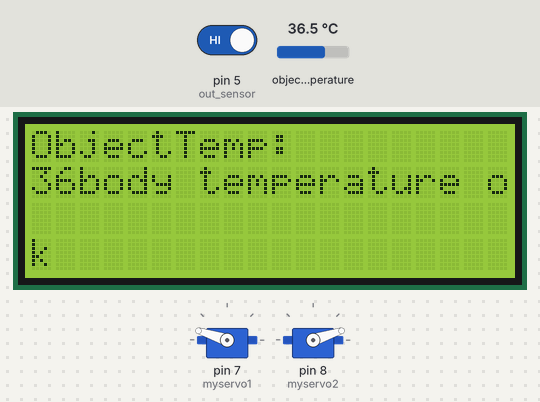
Bench run of a sketch on a simulated Arduino Uno, built with avr-gcc and run on an emulated ATmega328P. Parts: 2 × servo, 20×4 character LCD. The inputs (shaded band) are chosen by the test bench; at power-on: object temperature 36.5 °C, pin 5 (out_sensor) HIGH. What the sketch prints to the serial monitor is not drawn.

Above: at 1.2 s.
1.3 s: object temperature set to 34.3 °C
At 10.4 s:
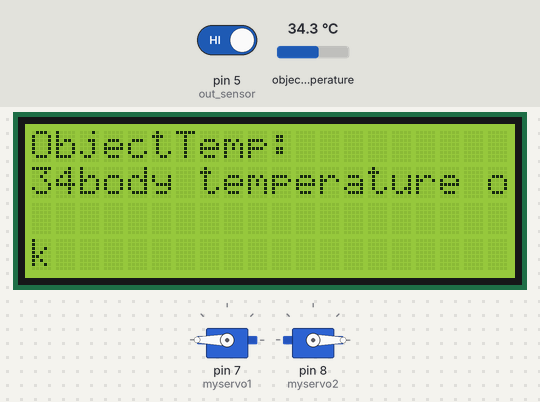
10.7 s: object temperature set to 33.7 °C
At 16.7 s:
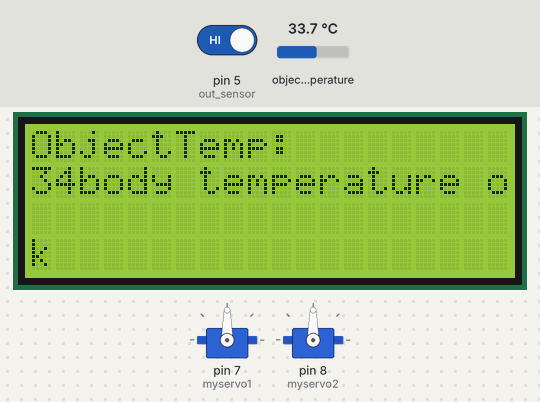
18.4 s: object temperature set to 32.7 °C
At 18.8 s:
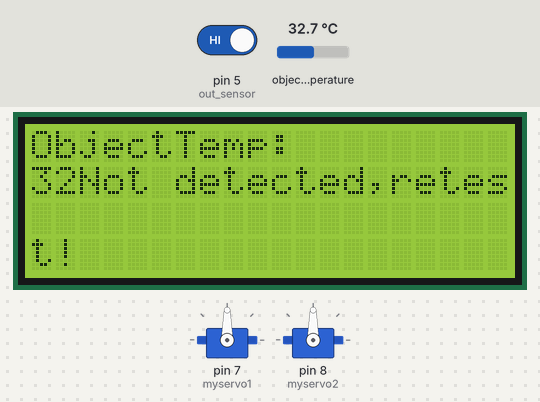
26.1 s: object temperature set to 39 °C
At 27.3 s:
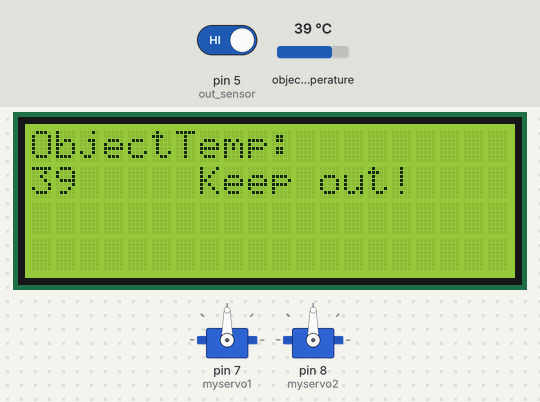
33.8 s: pin 5 (out_sensor) driven LOW
At 36.3 s:
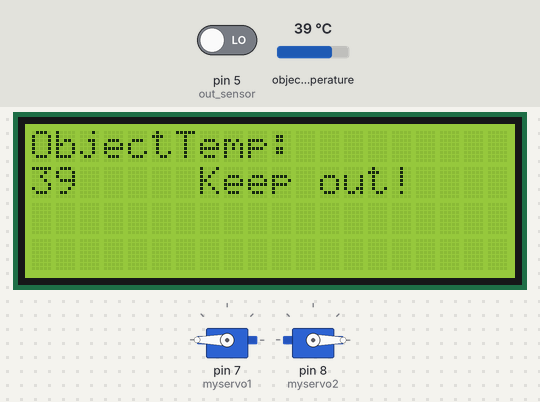
41.5 s: object temperature set to 38.4 °C
At 42.87 s:
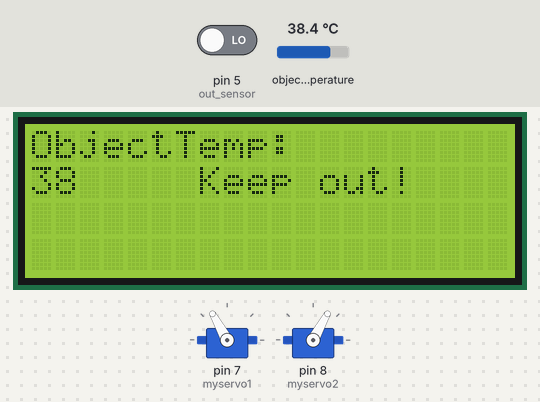
49.2 s: object temperature set to 37.7 °C
Timing chart, 0 to 60.8 s (numbered marks = the images above; inputs shaded):
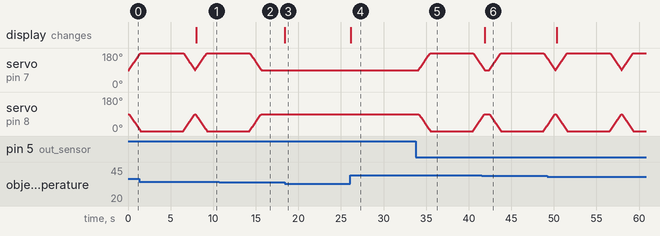

The sketch:

Code.ino
```cpp
#include <Adafruit_MLX90614.h>
#include <LiquidCrystal_I2C.h>
#include <Servo.h>
#include <Wire.h>

Adafruit_MLX90614 mlx = Adafruit_MLX90614();
LiquidCrystal_I2C lcd(0x27,20,4);

Servo myservo1;
Servo myservo2;

const int out_sensor=5;
int out_state;
int count; // Variable to store the number of people inside
int limit = 3; // The maximum occupancy


int pos1,pos2;

void setup() {
  pinMode(out_sensor, INPUT);
  Serial.begin(9600);
  myservo1.attach(7);
  myservo2.attach(8);
  myservo1.write(90);
  myservo2.write(90);
  mlx.begin();

  lcd.init();
  lcd.backlight();
}

void loop() {

          out_state=digitalRead(out_sensor);
          Serial.println(count);

          if(out_state==LOW){ // If anyone hovers over the IR sensor
            count--; // Value stored in count variable will be decreased by one as the person is exiting the building or vehicle


            for(pos1 = 90; pos1 <= 180; pos1 += 1)
          {
            myservo1.write(pos1);
            myservo2.write(180-pos1);
            delay(15);
          }
            delay(5000);

           for(pos1 = 180; pos1>=90; pos1 -=1)
           {
            myservo1.write(pos1);
            myservo2.write(180-pos1);
            delay(15);
           }


            if(count<0){
              count=0;
            }
          }


          lcd.setCursor(0,0);
          lcd.print("ObjectTemp:");


                    int temp_obj = mlx.readObjectTempC();
   Serial.print(temp_obj);
   Serial.print("\n");

          if(temp_obj < 33){
           lcd.setCursor(0,1);
           lcd.print(temp_obj);
           lcd.print("Not detected,retest!");

          }

          if(temp_obj > 33 && temp_obj <38){
           lcd.setCursor(0,1);
           lcd.print(temp_obj);
           lcd.print("body temperature ok ");


           if(count<limit)
    {
     count++; // Count will increase by one as a person is entering
      for(pos1 = 90; pos1 <= 180; pos1 += 1)
          {
            myservo1.write(pos1);
            myservo2.write(180-pos1);
            delay(15);
          }
            delay(5000);

           for(pos1 = 180; pos1>=90; pos1 -=1)
           {
            myservo1.write(pos1);
            myservo2.write(180-pos1);
            delay(15);
           }

    }

          }

          if(temp_obj>37){
            lcd.setCursor(0,1);
            lcd.print(temp_obj);
            lcd.print("     Keep out!       ");
            delay(500);

         }


}
```

Measured:
- the behaviour switches between 34 and 33.9 °C on object temperature (found by bisection; images 1 and 2)
- the behaviour switches between 33 and 32.9 °C on object temperature (found by bisection; images 2 and 3)
- after the input at 1.3 s, the display: changes after 6.7 s (image 1)
- after the input at 10.7 s, servo on pin 7 (myservo1), servo on pin 8 (myservo2): goes on until 15.6 s, then stays 90°
- after the input at 18.4 s, the display: changes at once (image 3)
- after the input at 26.1 s, the display: changes at once (image 4)
- after the input at 33.8 s, servo on pin 7 (myservo1): rises from 90° to 180° in 1.4 s, then falls to 115° in 6.0 s
- after the input at 41.5 s, the display: changes after 0.40 s (image 6)
